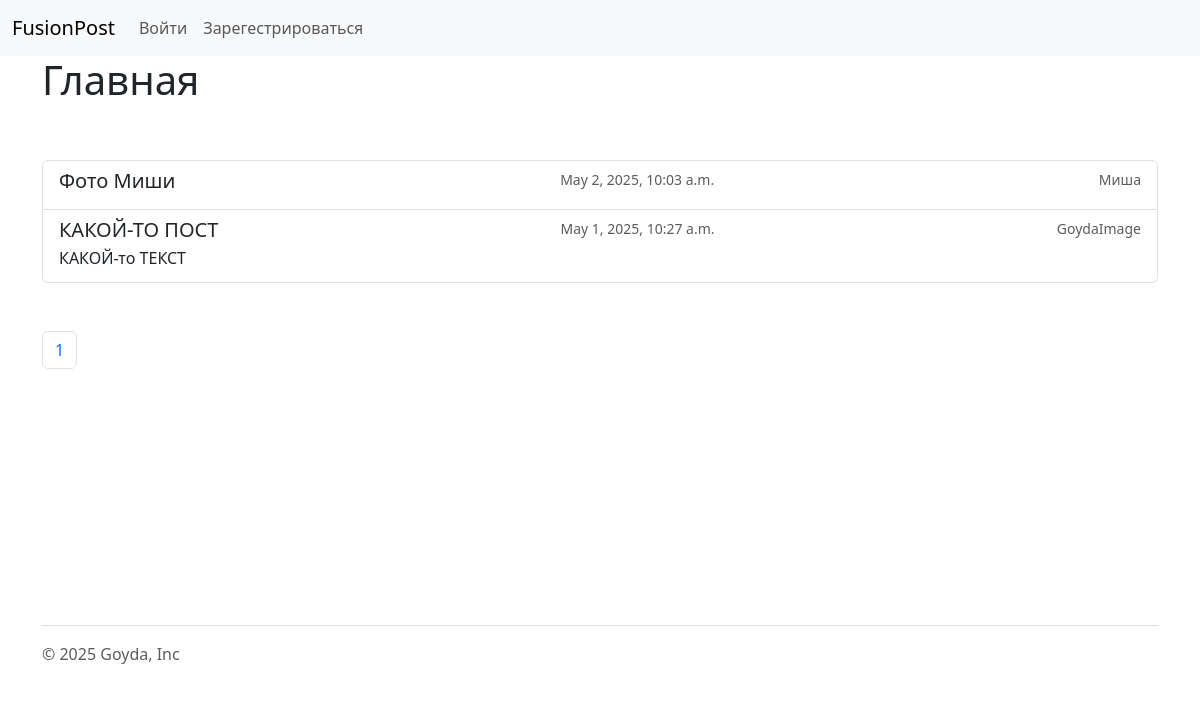
The app's page /blogs/, older data.
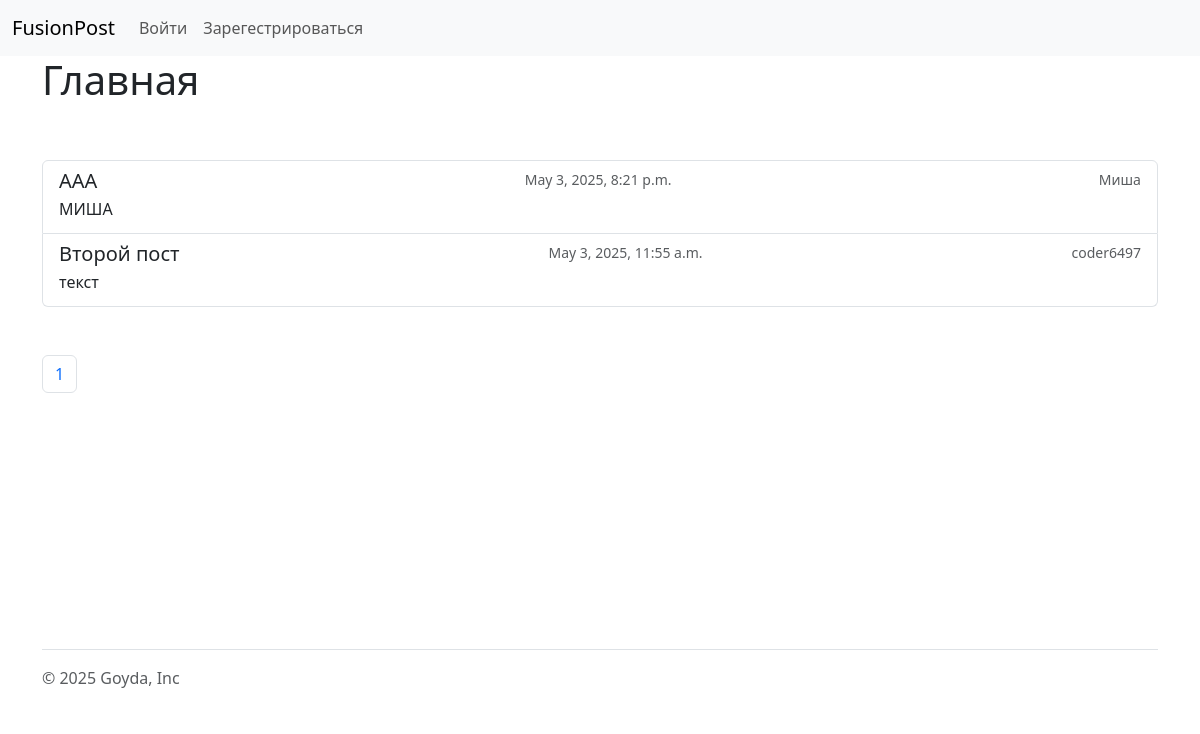
The same page, newer data.
### blogs/models.py (models this page shows, shortened)
class TextPost(models.Model):
    author = models.ForeignKey(settings.AUTH_USER_MODEL, on_delete=models.CASCADE, related_name='blog_text_posts')
    image = models.ImageField(blank=True, upload_to='posts/%Y/%m/%d/')
    title = models.CharField(max_length=50)
    body = models.CharField(blank=True)
    publish = models.DateTimeField(default=timezone.now)
    private = models.BooleanField(default=False)
    class Meta:
        ordering = ['-publish']
        indexes = [models.Index(fields=['-publish'])]

class CustomUser(AbstractUser):
    phone = models.CharField(max_length=20)
    avatar = models.ImageField(upload_to='users/%Y/%m/%d/', blank=True)
    def __str__(self):
        return self.username

### blogs/views.py (the view)
# urls.py: path('', views.index, name="index"),
def index(request):
    post_list = TextPost.objects.filter(private=False)
    paginator = Paginator(post_list, 10)
    page_number = request.GET.get("page")
    page_obj = paginator.get_page(page_number)
    return render(request, "index.html", {"page_obj": page_obj})

### blogs/templates/index.html (shortened to what this page needs)
{% extends "base.html" %}
{% block body %}
    <h1>Главная</h1>
    <br><br>
    <div class="list-group">
        {% for post in page_obj %}
            <a href="{% url "blogs:text_post_detail" post.id %}" class="list-group-item list-group-item-action">
                <div class="d-flex w-100 justify-content-between">
                    <h5 class="mb-1">{{ post.title }}</h5>
                    <small class="text-body-secondary">{{ post.publish }}</small>
                    <small class="text-body-secondary">{{ post.author }}</small>
                </div>
                <p class="mb-1">{{ post.body|truncatewords:30 }}</p>
            </a>
        {% endfor %}
    </div>
    <br><br>
    <nav aria-label="Page navigation example">
        <ul class="pagination">
          {% for page in page_obj.paginator.page_range %}
            <li class="page-item"><a class="page-link" href="?page={{ page }}">{{ page }}</a></li>
          {% endfor %}
        </ul>
      </nav>
{% endblock %}

### blogs/templates/base.html (shortened to what this page needs)
<!DOCTYPE html>
<html>
    <head>
        <link href="https://cdn.jsdelivr.net/npm/bootstrap@5.3.5/dist/css/bootstrap.min.css" rel="stylesheet">
    </head>
    <body>
        <nav class="navbar navbar-expand-lg bg-body-tertiary">
            <div class="container-fluid">
              <a class="navbar-brand" href="{% url "blogs:index" %}">FusionPost</a>
                    <div class="collapse navbar-collapse" id="navbarNav">
                        <ul class="navbar-nav">
                            {% if request.user.is_authenticated %}
                                <li class="nav-item">
                                    <a class="nav-link active" aria-current="page" href="{% url "blogs:dashboard" %}">Панель управления</a>
                                </li>
                                <li class="nav-item">
                                    <a class="nav-link" href="{% url "blogs:about_user" %}">О вас</a>
                                </li>
                                <form action="{% url "blogs:logout" %}" method="post">
                                    <button class="nav-link" type="submit">Выйти</button>
                                    {% csrf_token %}
                                </form>
                            {% else %}
                                <li class="nav-item">
                                    <a class="nav-link" href="{% url "blogs:login" %}">Войти</a>
                                </li>
                                <li class="nav-item">
                                    <a class="nav-link" href="{% url "blogs:register" %}">Зарегестрироваться</a>
                                </li>
                            {% endif %}
                        </ul>
                    </div>
            </div>
          </nav>
        <div class="container">
            {% block body %}{% endblock %}
            <br><br><br><br><br><br><br><br><br>
            <footer class="d-flex flex-wrap justify-content-between align-items-center py-3 my-4 border-top">
              <div class="col-md-4 d-flex align-items-center">
                <span class="mb-3 mb-md-0 text-body-secondary">© 2025 Goyda, Inc</span>
              </div>
            </footer>
        </div>
    </body>
</html>

Row changes from the older to the newer data that the page shows:
removed TextPost: title "Фото Миши", publish "May 2, 2025, 10:03 a.m.", author "Миша"
removed TextPost: title "КАКОЙ-ТО ПОСТ", publish "May 1, 2025, 10:27 a.m.", author "GoydaImage", body "КАКОЙ-то ТЕКСТ"
added TextPost: title "ААА", publish "May 3, 2025, 8:21 p.m.", author "Миша", body "МИША"
added TextPost: title "Второй пост", publish "May 3, 2025, 11:55 a.m.", author "coder6497", body "текст"
